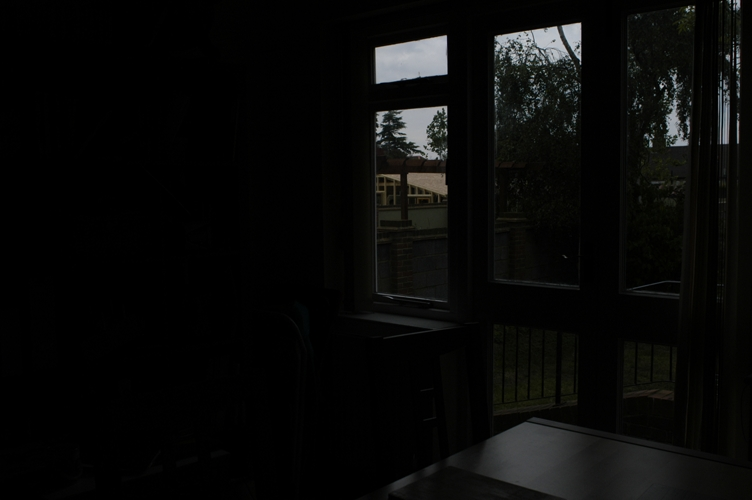
#> input picture prePBL/prog/img/house/A.jpg, 752 x 500 px
$ python exposureFusion.py
#> lines starting #> are read from the running program, lines starting #| are printed output that depends on the picture
### prePBL/prog/pyrFunc.py
# -*- coding: utf-8 -*-

import cv2
import numpy as np
import matplotlib.pyplot as plt

#####################################################
# generate 'm' level Gussian pyramid of image 'G'
#  def generateGussianPyr(G, m):
#
# generate 'm' level Gussian pyramid of image 'G0'
#  def generateLaplacianPyr(G0, m):
#
# generate 'm' level Laplacian pyramid of image 'lp'
#  def reconstructLaplacianPyr(lp, m):
#
# show image pyramid
#  def showPyr(pyr):
#####################################################


# generate 'm' level Gussian pyramid of image 'G'
def generateGussianPyr(G, m):
    gp = [G]
    for i in range(m-1):
        G = cv2.pyrDown(G)
        gp.append(G)
    return gp


# generate 'm' level Gussian pyramid of image 'G0'
def generateLaplacianPyr(G0, m):
    lp = []
    for i in range(m-1):
        size = (G0.shape[1], G0.shape[0])
        G1 = cv2.pyrDown(G0)
        tmpG = cv2.pyrUp(G1, dstsize=size)
        lp.append(cv2.subtract(G0, tmpG))
        G0 = G1
    lp.append(G1)
    return lp


# generate 'm' level Laplacian pyramid of image 'lp'
def reconstructLaplacianPyr(lp, m):
    rImg = lp[m-1]
    for i in range(m-1, 0, -1):
        size = (lp[i-1].shape[1], lp[i-1].shape[0])
        lpitmp = cv2.pyrUp(rImg, dstsize=size)
        rImg = cv2.add(lpitmp, lp[i-1])
    return rImg


# show image pyramid
# [15 lines left out: function showPyr, not called in this run]


def showMultiImage(wname, imgs):
    for i in range(len(imgs)):
        plt.subplot(131+i)
        plt.imshow(cv2.cvtColor(
            np.uint8(myNormalization(imgs[i])*255), cv2.COLOR_BGR2RGB))
        plt.axis('off')
    plt.show()


def showImage(wname, img, mode):
    if mode:
        img = np.uint8(myNormalization(img)*255)
    else:
        imgMean = np.mean(img)
        if imgMean < 1:
            img = img*255
        img = np.uint8(img)

    cv2.namedWindow(wname, cv2.WINDOW_KEEPRATIO | cv2.WINDOW_NORMAL)
    cv2.imshow(wname, img)
#    cv2.waitKey(0)


def writeImage(fname, img, mode):
    if mode:
        img = np.uint8(myNormalization(img)*255)
    else:
        imgMean = np.mean(img)
        if imgMean < 1:
            img = img*255
        img = np.uint8(img)

    cv2.imwrite(fname, img)


def myNormalization(img):
    imgMax = np.percentile(img, 99.9)
    imgMin = np.percentile(img, 3.0)
    if imgMax-imgMin == 0:
        return img
    img2 = (img-imgMin)/(imgMax-imgMin)
    img2[img2 < 0] = 0
    img2[img2 > 1] = 1
    return img2

### prePBL/prog/exposureFusion.py
import numpy as np
import cv2
import matplotlib.pyplot as plt
import pyrFunc as pf
import imageFeatures as imf


def exposureFusion(imgs, param):
    print(param)
    conP = param[0]  # contrast parameter
    satP = param[1]  # saturation parameter
    expP = param[2]  # exposure parameter

    h, w, c = imgs[0].shape[:3]
    n = len(imgs)

    W = np.ones((h, w, n))
    if conP > 0:
        print(' - contrast')
        W *= np.power(imf.contrast(imgs.copy()), conP)
    if satP > 0:
        print(' - saturation')
        W *= np.power(imf.saturation(imgs.copy()), satP)
    if expP > 0:
        print(' - exposure')
        W *= np.power(imf.exposure(imgs.copy()), expP)

    W[W == 0] += 1e-12  # avoids division by zero
    Wsum = np.zeros((h, w))
    for i in range(n):
        Wsum += W[:, :, i]
    W /= np.tile(Wsum[:, :, None], [1, 1, n])  # normalization

#    pf.showImage('W',W,0)

    # calc pyramid level
    m = int(np.log2(np.min((h, w)))) + 1

    # initialize pyr
    pyr = pf.generateGussianPyr(np.zeros((h, w, c)), m)

    # multi-scale processing
    for i in range(n):
        # generate Gaussian pyramid for Weight
        Gw = W[:, :, i].copy()
        gpW = pf.generateGussianPyr(Gw, m)

        # generate Laplacian pyramid for Image
        Gi = imgs[i].copy()
        lpI = pf.generateLaplacianPyr(Gi, m)

        # weighted average for pyramid
        for j in range(m):
            gpwtmp = gpW[j]
            w = np.tile(gpwtmp[:, :, None], [1, 1, c])
            pyr[j] += w*lpI[j]

    # reconstruct
    rImg = pf.reconstructLaplacianPyr(pyr.copy(), m)

    pf.showImage('results', rImg, 1)
    pf.showMultiImage('inputs', imgs)
    cv2.destroyAllWindows()

    pf.writeImage('res/test.png', rImg, 1)


if __name__ == '__main__':

    #######################
    # user settings
    #######################
    folderNM = './img/house/'
    fNM = ['A.jpg', 'B.jpg', 'C.jpg']
    con = 0.0  # contrast parameter
    sat = 0.0  # saturation parameter
    exp = 0.0  # exposure parameter

    imgs = [cv2.imread("{}{}".format(folderNM, fn))/255 for fn in fNM]
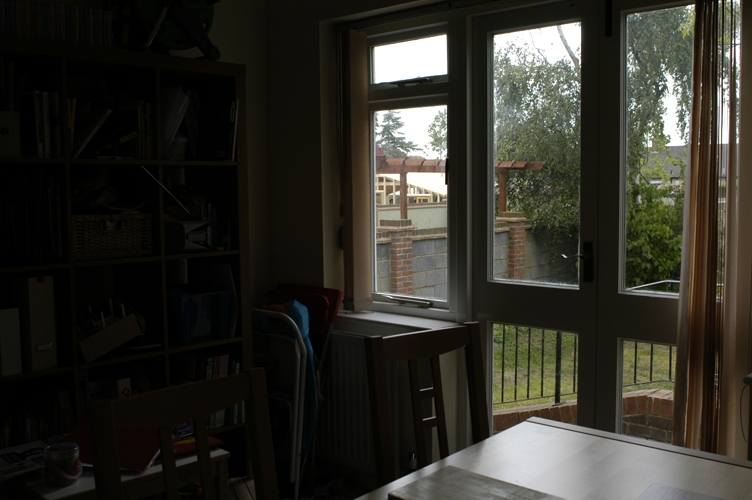
#> input picture prePBL/prog/img/house/B.jpg, 752 x 500 px
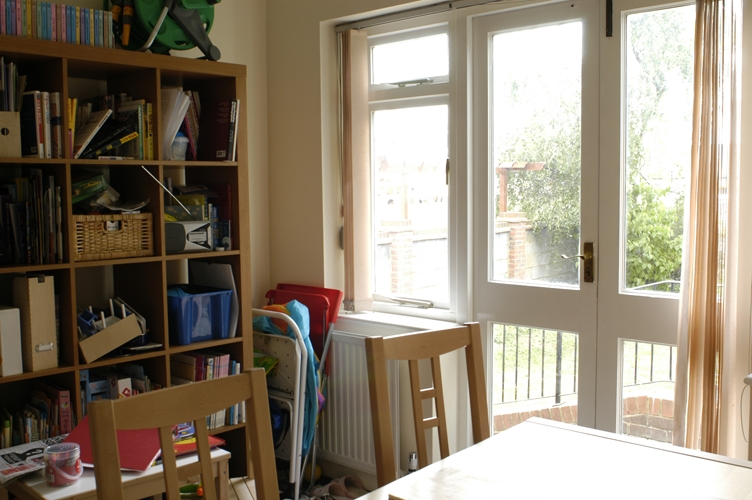
#> input picture prePBL/prog/img/house/C.jpg, 752 x 500 px
#> imgs = 3 items

    exposureFusion(imgs, [con, sat, exp])
#> in exposureFusion, `n = len(imgs)`: n = 3
#> in exposureFusion, `W[W == 0] += 1e-12`: W: shape (500, 752, 3) float64; every value is 1
#> after the loop in exposureFusion, `for i in range(n):`: Wsum: shape (500, 752) float64; every value is 3
#> in exposureFusion, `W /= np.tile(Wsum[:, :, None], [1, 1, n])`: W: shape (500, 752, 3) float64; every value is 0.333
#> after the loop in exposureFusion, `for i in range(n):`: pyr = 9 items
#> after the loop in reconstructLaplacianPyr, `for i in range(m-1, 0, -1):`:
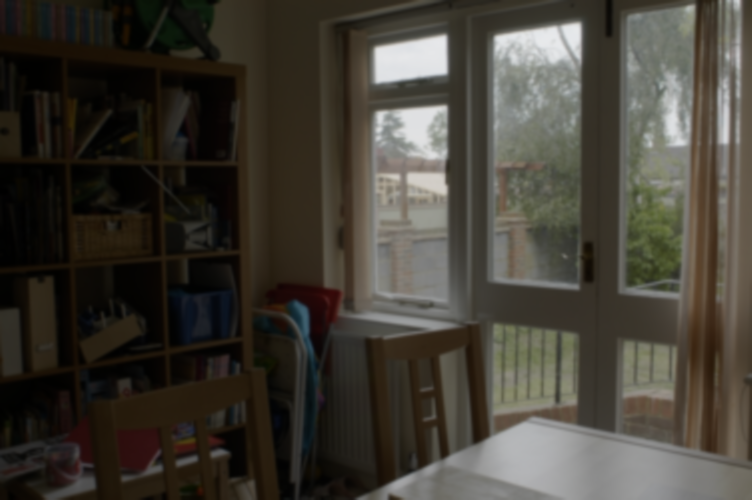
#> lpitmp: shape (500, 752, 3) float64; mean of channels 0, 1, 2 0.212, 0.245, 0.261; drawn as B, G, R
#> in myNormalization, `imgMax = np.percentile(img, 99.9)`: imgMax = 0.915
#> in myNormalization, `imgMin = np.percentile(img, 3.0)`: imgMin = 0.00784
#> in myNormalization, `img2[img2 < 0] = 0`: img2: shape (500, 752, 3) float64; mean of channels 0, 1, 2 0.226, 0.261, 0.279
#> in myNormalization, `img2[img2 > 1] = 1`:
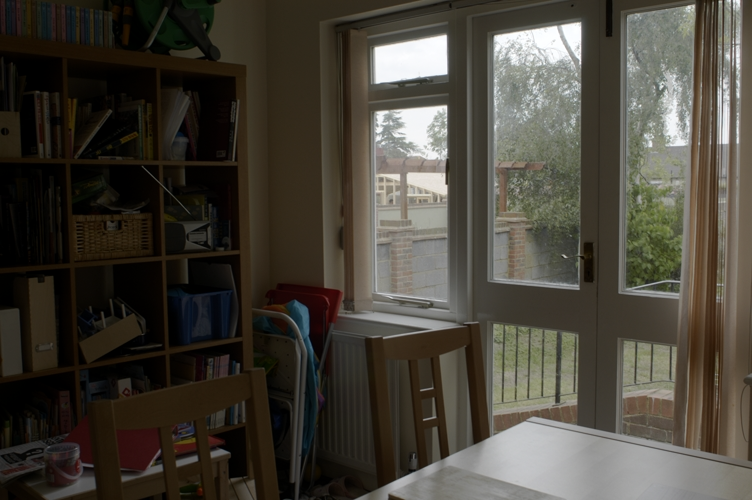
#> img2: shape (500, 752, 3) float64; mean of channels 0, 1, 2 0.225, 0.261, 0.279; drawn as B, G, R
#> the loop in showMultiImage, `for i in range(len(imgs)):` made 3 passes
#> (imgMax in myNormalization, imgMin in myNormalization) on passes 1 to 3: (0.749, 0), (1, 0), (1, 0.0235)
#> in showMultiImage, `plt.show()`:
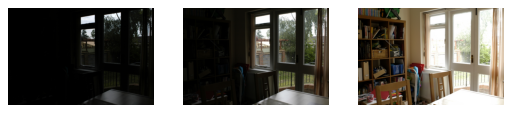
#> figure drawn by matplotlib, 3 panels
